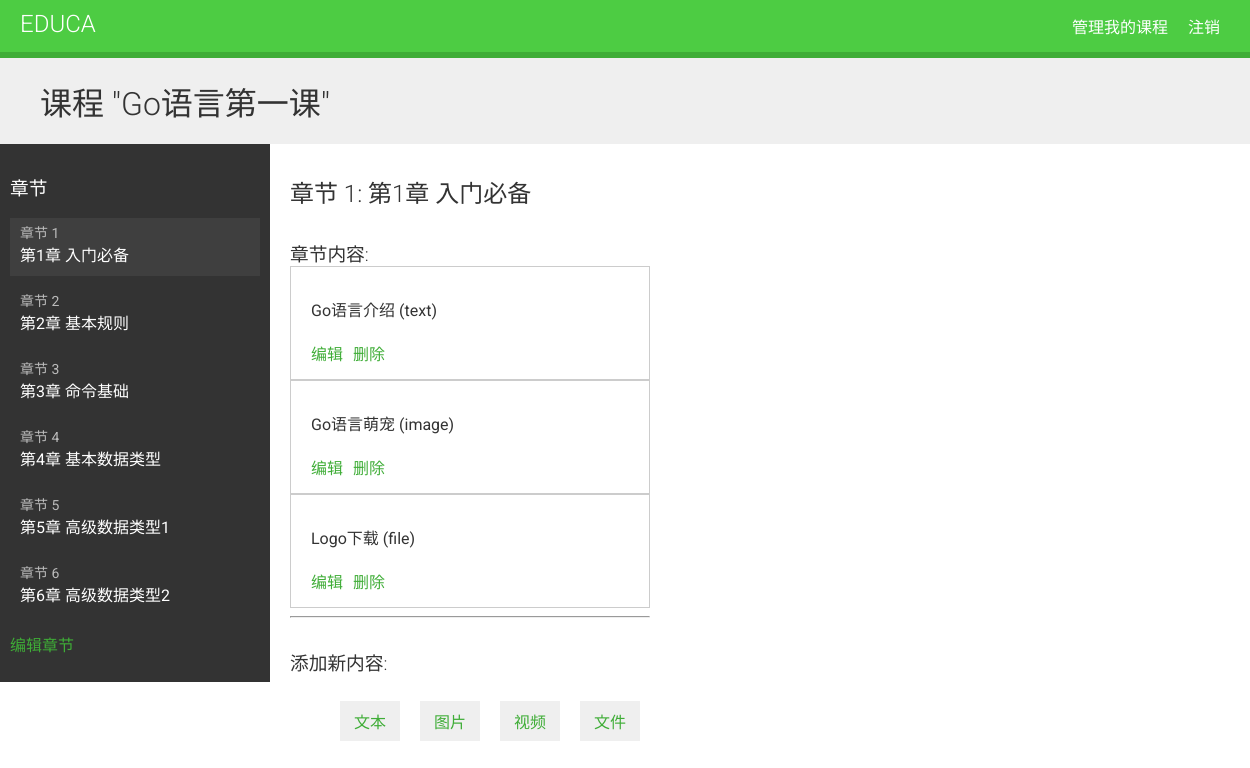
Page /course/module/5/ (signed in) on the committed database.
### courses/models.py (models this page shows, shortened)
class Course(models.Model):
    owner = models.ForeignKey(User, related_name='courses_created')
    subject = models.ForeignKey(Subject, related_name='courses', verbose_name='课程主题')
    title = models.CharField(max_length=200, verbose_name='课程名称')
    slug = models.SlugField(max_length=200, unique=True, verbose_name='课程英文名')
    overview = models.TextField(verbose_name='课程简介')
    students = models.ManyToManyField(User, blank=True, related_name='courses_joined')
    created = models.DateTimeField(auto_now_add=True)
    class Meta:
        ordering = ('created',)

class Module(models.Model):
    course = models.ForeignKey(Course, related_name='modules')
    title = models.CharField(max_length=200, verbose_name='章节名称')
    description = models.TextField(blank=True, verbose_name='章节简介')
    order = OrderField(blank=True, for_fields=['course'])
    class Meta:
        ordering = ['order']

class Content(models.Model):
    module = models.ForeignKey(Module, related_name='contents')
    order = OrderField(blank=True, for_fields=['module'])
    content_type = models.ForeignKey(ContentType,
                                     limit_choices_to={'model__in': ('text',
                                                                     'video',
                                                                     'image',
                                                                     'file')})
    object_id = models.PositiveIntegerField()
    item = GenericForeignKey('content_type', 'object_id')
    class Meta:
        ordering = ['order']

class ItemBase(models.Model):
    owner = models.ForeignKey(User, related_name='%(class)s_related')
    title = models.CharField(max_length=250, verbose_name='小节标题')
    created = models.DateTimeField(auto_now_add=True)
    updated = models.DateTimeField(auto_now=True)
    class Meta:
        abstract = True
    def __str__(self):
        return self.title

class Text(ItemBase):
    content = models.TextField(verbose_name='小节文字内容')

class Image(ItemBase):
    file = models.FileField(upload_to='images', verbose_name='上传图片')

class File(ItemBase):
    file = models.FileField(upload_to='files', verbose_name='上传文件')

### courses/views.py (the view)
class ModuleContentListView(TemplateResponseMixin, View):
    template_name = 'courses/manage/module/content_list.html'
    def get(self, request, module_id):
        module = get_object_or_404(Module, id=module_id, course__owner=request.user)
        return self.render_to_response({'module': module})

### courses/templatetags/course.py (called while the page is built)
@register.filter
def model_name(obj):
    try:
        return obj._meta.model_name
    except AttributeError:
        return None

@register.filter
def is_teacher(obj):
    try:
        return obj.has_perm('courses.add_course')
    except AttributeError:
        return None

### templates/courses/manage/module/content_list.html (shortened to what this page needs)
{% extends "base.html" %}
{% load course %}
{% block content %}
    {% with course=module.course %}
        <h1>课程 "{{ course.title }}"</h1>
        <div class="contents">
            <h3>章节</h3>
            <ul id="modules">
                {% for m in course.modules.all %}
                    <li data-id="{{ m.id }}" {% if m == module %}class="selected"{% endif %}>
                        <a href="{% url "module_content_list" m.id %}">
                            <span>
                              章节 <span class="order">{{ m.order|add:1 }}</span>
                            </span>
                            <br>
                            {{ m.title }}
                        </a>
                    </li>
                {% empty %}
                    <li>没有任何章节.</li>
                {% endfor %}
            </ul>
            <p>
                <a href="{% url "course_module_update" course.id %}">编辑章节</a>
            </p>
        </div>
        <div class="module">
            <h2>章节 {{ module.order|add:1 }}: {{ module.title }}</h2>
            <h3>章节内容:</h3>
            <div id="module-contents">
                {% for content in module.contents.all %}
                    <div data-id="{{ content.id }}">
                        {% with item=content.item %}
                            <p>{{ item }} ({{ item|model_name }})</p>
                            <a href="{% url "module_content_update" module.id item|model_name item.id %}">编辑</a>
                            <form action="{% url "module_content_delete" content.id %}" method="post">
                                <input type="submit" value="删除">
                            </form>
                        {% endwith %}
                    </div>
                {% empty %}
                    <p>这个章节还未添加内容.</p>
                {% endfor %}
            </div>
            <hr>
            <h3>添加新内容:</h3>
            <ul class="content-types">
                <li><a href="{% url "module_content_create" module.id "text" %}">文本</a></li>
                <li><a href="{% url "module_content_create" module.id "image" %}">图片</a></li>
                <li><a href="{% url "module_content_create" module.id "video" %}">视频</a></li>
                <li><a href="{% url "module_content_create" module.id "file" %}">文件</a></li>
            </ul>
        </div>
    {% endwith %}
{% endblock %}

### courses/static/css/base.css (style rules this page uses)
body { margin:0; font-family:'Roboto', sans-serif; font-weight:400; color:#333; }
a { color:#3fad37; text-decoration:none; }
h1, h2, h3, h4, h5, h6 { font-family:'Roboto', sans-serif; font-weight:300; }
h1 { background:#efefef; width:100%; overflow:auto; padding:20px 0 20px 40px; margin:0; }
.module { overflow:auto; }
.module h3 { margin:30px 0 0; padding:0; width:100%; }
.module p { margin:10px 0 20px; width:100%; float:left; }
.contents { width:20%; padding:10px; float:left; background:#333; color: #fff; font-family:'Roboto', sans-serif; }
.contents ul { list-style:none; margin:0; padding:0; }
.contents ul li { margin:0 0 10px 0; padding:4px 10px 10px; overflow:auto; }
.contents ul li.selected { background:#3f3f3f; }
.contents ul span { text-transform:uppercase; color:#bbb; font-size:14px; }
.contents ul a { display:block; color:#fff; text-decoration:none; }
.module { padding:10px 20px; float:left; }
ul.content-types li { list-style:none; float:left; margin:10px; background:#efefef; padding:8px 14px; }
input, select, textarea { border:1px solid #ccc; border-bottom:3px solid #ccc; padding:8px 12px; font-size:16px; font-family:'Roboto', sans-serif; float:left; clear:both; width:300px; }
input[type=submit], a.button { border-radius:5px; background:#4dcc43; color:#fff; font-size:16px; text-transform:uppercase; border:none; padding:10px 20px; margin:20px 0; }
#module-contents div { padding:20px 20px 4px 20px; border:1px solid #ccc; background:#fff; overflow:auto; }
#module-contents a { float:left; }
#module-contents form { margin:0; padding:0; float:left; }
#module-contents input[type="submit"] { width:auto; background:none; color:#3fad37; margin:0 0 10px 10px; padding:0; text-transform:none; }

### rows in the picture
Course: title "Go语言第一课"
Module: order|add "1", title "第1章 入门必备"
Module: order|add "2", title "第2章 基本规则"
Module: order|add "3", title "第3章 命令基础"
Module: order|add "4", title "第4章 基本数据类型"
Module: order|add "5", title "第5章 高级数据类型1"
Module: order|add "6", title "第6章 高级数据类型2"
Content: item "Go语言介绍", item|model_name "text"
Content: item "Go语言萌宠", item|model_name "image"
Content: item "Logo下载", item|model_name "file"
